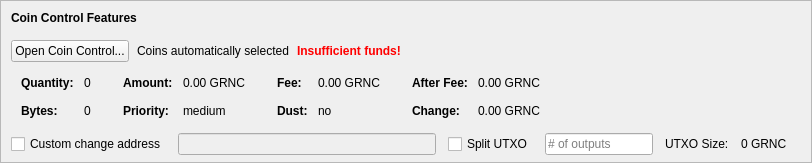
    <widget class="QFrame" name="frameCoinControl">
     <property name="sizePolicy">
      <sizepolicy hsizetype="Expanding" vsizetype="Expanding">
       <horstretch>0</horstretch>
       <verstretch>0</verstretch>
      </sizepolicy>
     </property>
     <property name="maximumSize">
      <size>
       <width>16777215</width>
       <height>16777215</height>
      </size>
     </property>
     <property name="frameShape">
      <enum>QFrame::StyledPanel</enum>
     </property>
     <property name="frameShadow">
      <enum>QFrame::Sunken</enum>
     </property>
     <layout class="QVBoxLayout" name="verticalLayoutCoinControl2">
      <property name="spacing">
       <number>0</number>
      </property>
      <property name="leftMargin">
       <number>0</number>
      </property>
      <property name="topMargin">
       <number>0</number>
      </property>
      <property name="rightMargin">
       <number>0</number>
      </property>
      <property name="bottomMargin">
       <number>6</number>
      </property>
      <item>
       <layout class="QVBoxLayout" name="verticalLayoutCoinControl" stretch="0,0,0,0,1">
        <property name="spacing">
         <number>0</number>
        </property>
        <property name="leftMargin">
         <number>10</number>
        </property>
        <property name="topMargin">
         <number>10</number>
        </property>
        <item>
         <layout class="QHBoxLayout" name="horizontalLayoutCoinControl1">
          <property name="bottomMargin">
           <number>15</number>
          </property>
          <item>
           <widget class="QLabel" name="labelCoinControlFeatures">
            <property name="sizePolicy">
             <sizepolicy hsizetype="Preferred" vsizetype="Maximum">
              <horstretch>0</horstretch>
              <verstretch>0</verstretch>
             </sizepolicy>
            </property>
            <property name="font">
             <font>
              <weight>75</weight>
              <bold>true</bold>
             </font>
            </property>
            <property name="styleSheet">
             <string notr="true">font-weight:bold;</string>
            </property>
            <property name="text">
             <string>Coin Control Features</string>
            </property>
           </widget>
          </item>
         </layout>
        </item>
        <item>
         <layout class="QHBoxLayout" name="horizontalLayoutCoinControl2" stretch="0,0,0,0">
          <property name="spacing">
           <number>8</number>
          </property>
          <property name="bottomMargin">
           <number>10</number>
          </property>
          <item>
           <widget class="QPushButton" name="pushButtonCoinControl">
            <property name="styleSheet">
             <string notr="true"/>
            </property>
            <property name="text">
             <string>Open Coin Control...</string>
            </property>
            <property name="autoDefault">
             <bool>false</bool>
            </property>
           </widget>
          </item>
          <item>
           <widget class="QLabel" name="labelCoinControlAutomaticallySelected">
            <property name="text">
             <string>Coins automatically selected</string>
            </property>
            <property name="margin">
             <number>5</number>
            </property>
           </widget>
          </item>
          <item>
           <widget class="QLabel" name="labelCoinControlInsuffFunds">
            <property name="font">
             <font>
              <weight>75</weight>
              <bold>true</bold>
             </font>
            </property>
            <property name="styleSheet">
             <string notr="true">color:red;font-weight:bold;</string>
            </property>
            <property name="text">
             <string>Insufficient funds!</string>
            </property>
            <property name="margin">
             <number>5</number>
            </property>
           </widget>
          </item>
          <item>
           <spacer name="horizontalSpacerCoinControl">
            <property name="orientation">
             <enum>Qt::Horizontal</enum>
            </property>
            <property name="sizeHint" stdset="0">
             <size>
              <width>40</width>
              <height>1</height>
             </size>
            </property>
           </spacer>
          </item>
         </layout>
        </item>
        <item>
         <widget class="QWidget" name="widgetCoinControl" native="true">
          <property name="sizePolicy">
           <sizepolicy hsizetype="Preferred" vsizetype="Preferred">
            <horstretch>0</horstretch>
            <verstretch>0</verstretch>
           </sizepolicy>
          </property>
          <property name="minimumSize">
           <size>
            <width>0</width>
            <height>0</height>
           </size>
          </property>
          <property name="styleSheet">
           <string notr="true"/>
          </property>
          <layout class="QHBoxLayout" name="horizontalLayoutCoinControl5">
           <property name="leftMargin">
            <number>0</number>
           </property>
           <property name="topMargin">
            <number>0</number>
           </property>
           <property name="rightMargin">
            <number>0</number>
           </property>
           <property name="bottomMargin">
            <number>0</number>
           </property>
           <item>
            <layout class="QHBoxLayout" name="horizontalLayoutCoinControl3" stretch="0,0,0,1">
             <property name="spacing">
              <number>20</number>
             </property>
             <property name="topMargin">
              <number>0</number>
             </property>
             <property name="bottomMargin">
              <number>10</number>
             </property>
             <item>
              <layout class="QFormLayout" name="formLayoutCoinControl1">
               <property name="horizontalSpacing">
                <number>10</number>
               </property>
               <property name="verticalSpacing">
                <number>14</number>
               </property>
               <property name="leftMargin">
                <number>10</number>
               </property>
               <property name="topMargin">
                <number>4</number>
               </property>
               <property name="rightMargin">
                <number>6</number>
               </property>
               <item row="0" column="0">
                <widget class="QLabel" name="labelCoinControlQuantityText">
                 <property name="font">
                  <font>
                   <weight>75</weight>
                   <bold>true</bold>
                  </font>
                 </property>
                 <property name="text">
                  <string>Quantity:</string>
                 </property>
                 <property name="margin">
                  <number>0</number>
                 </property>
                </widget>
               </item>
               <item row="0" column="1">
                <widget class="QLabel" name="labelCoinControlQuantity">
                 <property name="cursor">
                  <cursorShape>IBeamCursor</cursorShape>
                 </property>
                 <property name="contextMenuPolicy">
                  <enum>Qt::ActionsContextMenu</enum>
                 </property>
                 <property name="text">
                  <string notr="true">0</string>
                 </property>
                 <property name="margin">
                  <number>0</number>
                 </property>
                 <property name="textInteractionFlags">
                  <set>Qt::LinksAccessibleByMouse|Qt::TextSelectableByKeyboard|Qt::TextSelectableByMouse</set>
                 </property>
                </widget>
               </item>
               <item row="1" column="0">
                <widget class="QLabel" name="labelCoinControlBytesText">
                 <property name="font">
                  <font>
                   <weight>75</weight>
                   <bold>true</bold>
                  </font>
                 </property>
                 <property name="text">
                  <string>Bytes:</string>
                 </property>
                </widget>
               </item>
               <item row="1" column="1">
                <widget class="QLabel" name="labelCoinControlBytes">
                 <property name="cursor">
                  <cursorShape>IBeamCursor</cursorShape>
                 </property>
                 <property name="contextMenuPolicy">
                  <enum>Qt::ActionsContextMenu</enum>
                 </property>
                 <property name="text">
                  <string notr="true">0</string>
                 </property>
                 <property name="textInteractionFlags">
                  <set>Qt::LinksAccessibleByMouse|Qt::TextSelectableByKeyboard|Qt::TextSelectableByMouse</set>
                 </property>
                </widget>
               </item>
              </layout>
             </item>
             <item>
              <layout class="QFormLayout" name="formLayoutCoinControl2">
               <property name="horizontalSpacing">
                <number>10</number>
               </property>
               <property name="verticalSpacing">
                <number>14</number>
               </property>
               <property name="leftMargin">
                <number>6</number>
               </property>
               <property name="topMargin">
                <number>4</number>
               </property>
               <property name="rightMargin">
                <number>6</number>
               </property>
               <item row="0" column="0">
                <widget class="QLabel" name="labelCoinControlAmountText">
                 <property name="font">
                  <font>
                   <weight>75</weight>
                   <bold>true</bold>
                  </font>
                 </property>
                 <property name="text">
                  <string>Amount:</string>
                 </property>
                 <property name="margin">
                  <number>0</number>
                 </property>
                </widget>
               </item>
               <item row="0" column="1">
                <widget class="QLabel" name="labelCoinControlAmount">
                 <property name="cursor">
                  <cursorShape>IBeamCursor</cursorShape>
                 </property>
                 <property name="contextMenuPolicy">
                  <enum>Qt::ActionsContextMenu</enum>
                 </property>
                 <property name="text">
                  <string notr="true">0.00 GRNC</string>
                 </property>
                 <property name="textInteractionFlags">
                  <set>Qt::LinksAccessibleByMouse|Qt::TextSelectableByKeyboard|Qt::TextSelectableByMouse</set>
                 </property>
                </widget>
               </item>
               <item row="1" column="0">
                <widget class="QLabel" name="labelCoinControlPriorityText">
                 <property name="font">
                  <font>
                   <weight>75</weight>
                   <bold>true</bold>
                  </font>
                 </property>
                 <property name="text">
                  <string>Priority:</string>
                 </property>
                </widget>
               </item>
               <item row="1" column="1">
                <widget class="QLabel" name="labelCoinControlPriority">
                 <property name="cursor">
                  <cursorShape>IBeamCursor</cursorShape>
                 </property>
                 <property name="contextMenuPolicy">
                  <enum>Qt::ActionsContextMenu</enum>
                 </property>
                 <property name="text">
                  <string>medium</string>
                 </property>
                 <property name="textInteractionFlags">
                  <set>Qt::LinksAccessibleByMouse|Qt::TextSelectableByKeyboard|Qt::TextSelectableByMouse</set>
                 </property>
                </widget>
               </item>
              </layout>
             </item>
             <item>
              <layout class="QFormLayout" name="formLayoutCoinControl3">
               <property name="horizontalSpacing">
                <number>10</number>
               </property>
               <property name="verticalSpacing">
                <number>14</number>
               </property>
               <property name="leftMargin">
                <number>6</number>
               </property>
               <property name="topMargin">
                <number>4</number>
               </property>
               <property name="rightMargin">
                <number>6</number>
               </property>
               <item row="0" column="0">
                <widget class="QLabel" name="labelCoinControlFeeText">
                 <property name="font">
                  <font>
                   <weight>75</weight>
                   <bold>true</bold>
                  </font>
                 </property>
                 <property name="text">
                  <string>Fee:</string>
                 </property>
                 <property name="margin">
                  <number>0</number>
                 </property>
                </widget>
               </item>
               <item row="0" column="1">
                <widget class="QLabel" name="labelCoinControlFee">
                 <property name="cursor">
                  <cursorShape>IBeamCursor</cursorShape>
                 </property>
                 <property name="contextMenuPolicy">
                  <enum>Qt::ActionsContextMenu</enum>
                 </property>
                 <property name="text">
                  <string notr="true">0.00 GRNC</string>
                 </property>
                 <property name="textInteractionFlags">
                  <set>Qt::LinksAccessibleByMouse|Qt::TextSelectableByKeyboard|Qt::TextSelectableByMouse</set>
                 </property>
                </widget>
               </item>
               <item row="1" column="0">
                <widget class="QLabel" name="labelCoinControlLowOutputText">
                 <property name="font">
                  <font>
                   <weight>75</weight>
                   <bold>true</bold>
                  </font>
                 </property>
                 <property name="text">
                  <string>Dust:</string>
                 </property>
                </widget>
               </item>
               <item row="1" column="1">
                <widget class="QLabel" name="labelCoinControlLowOutput">
                 <property name="cursor">
                  <cursorShape>IBeamCursor</cursorShape>
                 </property>
                 <property name="contextMenuPolicy">
                  <enum>Qt::ActionsContextMenu</enum>
                 </property>
                 <property name="text">
                  <string>no</string>
                 </property>
                 <property name="textInteractionFlags">
                  <set>Qt::LinksAccessibleByMouse|Qt::TextSelectableByKeyboard|Qt::TextSelectableByMouse</set>
                 </property>
                </widget>
               </item>
              </layout>
             </item>
             <item>
              <layout class="QFormLayout" name="formLayoutCoinControl4">
               <property name="horizontalSpacing">
                <number>10</number>
               </property>
               <property name="verticalSpacing">
                <number>14</number>
               </property>
               <property name="leftMargin">
                <number>6</number>
               </property>
               <property name="topMargin">
                <number>4</number>
               </property>
               <property name="rightMargin">
                <number>6</number>
               </property>
               <item row="0" column="0">
                <widget class="QLabel" name="labelCoinControlAfterFeeText">
                 <property name="font">
                  <font>
                   <weight>75</weight>
                   <bold>true</bold>
                  </font>
                 </property>
                 <property name="text">
                  <string>After Fee:</string>
                 </property>
                 <property name="margin">
                  <number>0</number>
                 </property>
                </widget>
               </item>
               <item row="0" column="1">
                <widget class="QLabel" name="labelCoinControlAfterFee">
                 <property name="cursor">
                  <cursorShape>IBeamCursor</cursorShape>
                 </property>
                 <property name="contextMenuPolicy">
                  <enum>Qt::ActionsContextMenu</enum>
                 </property>
                 <property name="text">
                  <string notr="true">0.00 GRNC</string>
                 </property>
                 <property name="textInteractionFlags">
                  <set>Qt::LinksAccessibleByMouse|Qt::TextSelectableByKeyboard|Qt::TextSelectableByMouse</set>
                 </property>
                </widget>
               </item>
               <item row="1" column="0">
                <widget class="QLabel" name="labelCoinControlChangeText">
                 <property name="font">
                  <font>
                   <weight>75</weight>
                   <bold>true</bold>
                  </font>
                 </property>
                 <property name="text">
                  <string>Change:</string>
                 </property>
                </widget>
               </item>
               <item row="1" column="1">
                <widget class="QLabel" name="labelCoinControlChange">
                 <property name="cursor">
                  <cursorShape>IBeamCursor</cursorShape>
                 </property>
                 <property name="contextMenuPolicy">
                  <enum>Qt::ActionsContextMenu</enum>
                 </property>
                 <property name="text">
                  <string notr="true">0.00 GRNC</string>
                 </property>
                 <property name="textInteractionFlags">
                  <set>Qt::LinksAccessibleByMouse|Qt::TextSelectableByKeyboard|Qt::TextSelectableByMouse</set>
                 </property>
                </widget>
               </item>
              </layout>
             </item>
            </layout>
           </item>
          </layout>
         </widget>
        </item>
        <item>
         <layout class="QHBoxLayout" name="horizontalLayoutCoinControl4" stretch="0,0,0,0,0,0,0">
          <property name="spacing">
           <number>12</number>
          </property>
          <property name="sizeConstraint">
           <enum>QLayout::SetDefaultConstraint</enum>
          </property>
          <property name="topMargin">
           <number>5</number>
          </property>
          <property name="rightMargin">
           <number>5</number>
          </property>
          <item>
           <widget class="QCheckBox" name="checkBoxCoinControlChange">
            <property name="toolTip">
             <string>If this is activated, but the change address is empty or invalid, change will be sent to a newly generated address.</string>
            </property>
            <property name="text">
             <string>Custom change address</string>
            </property>
           </widget>
          </item>
          <item>
           <widget class="QValidatedLineEdit" name="lineEditCoinControlChange">
            <property name="enabled">
             <bool>false</bool>
            </property>
            <property name="sizePolicy">
             <sizepolicy hsizetype="Expanding" vsizetype="Fixed">
              <horstretch>0</horstretch>
              <verstretch>0</verstretch>
             </sizepolicy>
            </property>
           </widget>
          </item>
          <item>
           <widget class="QCheckBox" name="splitBlockCheckBox">
            <property name="text">
             <string>Split UTXO</string>
            </property>
           </widget>
          </item>
          <item>
           <widget class="QLineEdit" name="splitBlockLineEdit">
            <property name="sizePolicy">
             <sizepolicy hsizetype="Fixed" vsizetype="Fixed">
              <horstretch>50</horstretch>
              <verstretch>0</verstretch>
             </sizepolicy>
            </property>
            <property name="placeholderText">
             <string># of outputs</string>
            </property>
           </widget>
          </item>
          <item>
           <widget class="QLabel" name="labelBlockSizeText">
            <property name="text">
             <string>UTXO Size:</string>
            </property>
           </widget>
          </item>
          <item>
           <widget class="QLabel" name="labelBlockSize">
            <property name="text">
             <string>0 GRNC</string>
            </property>
           </widget>
          </item>
          <item>
           <widget class="QLabel" name="labelCoinControlChangeLabel">
            <property name="sizePolicy">
             <sizepolicy hsizetype="Preferred" vsizetype="Expanding">
              <horstretch>0</horstretch>
              <verstretch>0</verstretch>
             </sizepolicy>
            </property>
            <property name="minimumSize">
             <size>
              <width>0</width>
              <height>0</height>
             </size>
            </property>
            <property name="text">
             <string/>
            </property>
            <property name="margin">
             <number>3</number>
            </property>
           </widget>
          </item>
         </layout>
        </item>
        <item>
         <spacer name="verticalSpacerCoinControl">
          <property name="orientation">
           <enum>Qt::Vertical</enum>
          </property>
          <property name="sizeHint" stdset="0">
           <size>
            <width>800</width>
            <height>1</height>
           </size>
          </property>
         </spacer>
        </item>
       </layout>
      </item>
     </layout>
    </widget>
